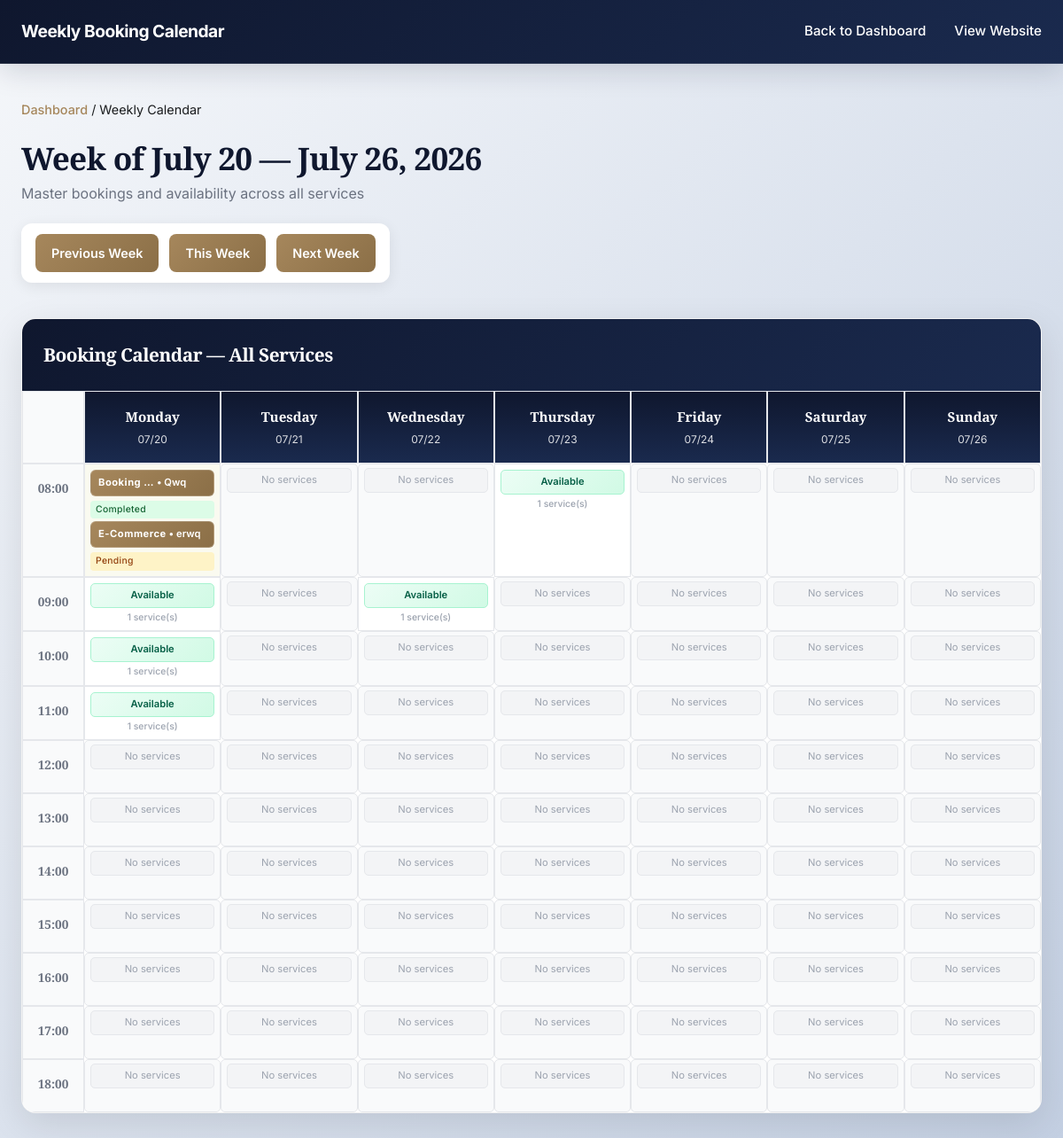
/booking/agenda/?date=2026-07-20 (signed in), run on an earlier commit of the app's database.
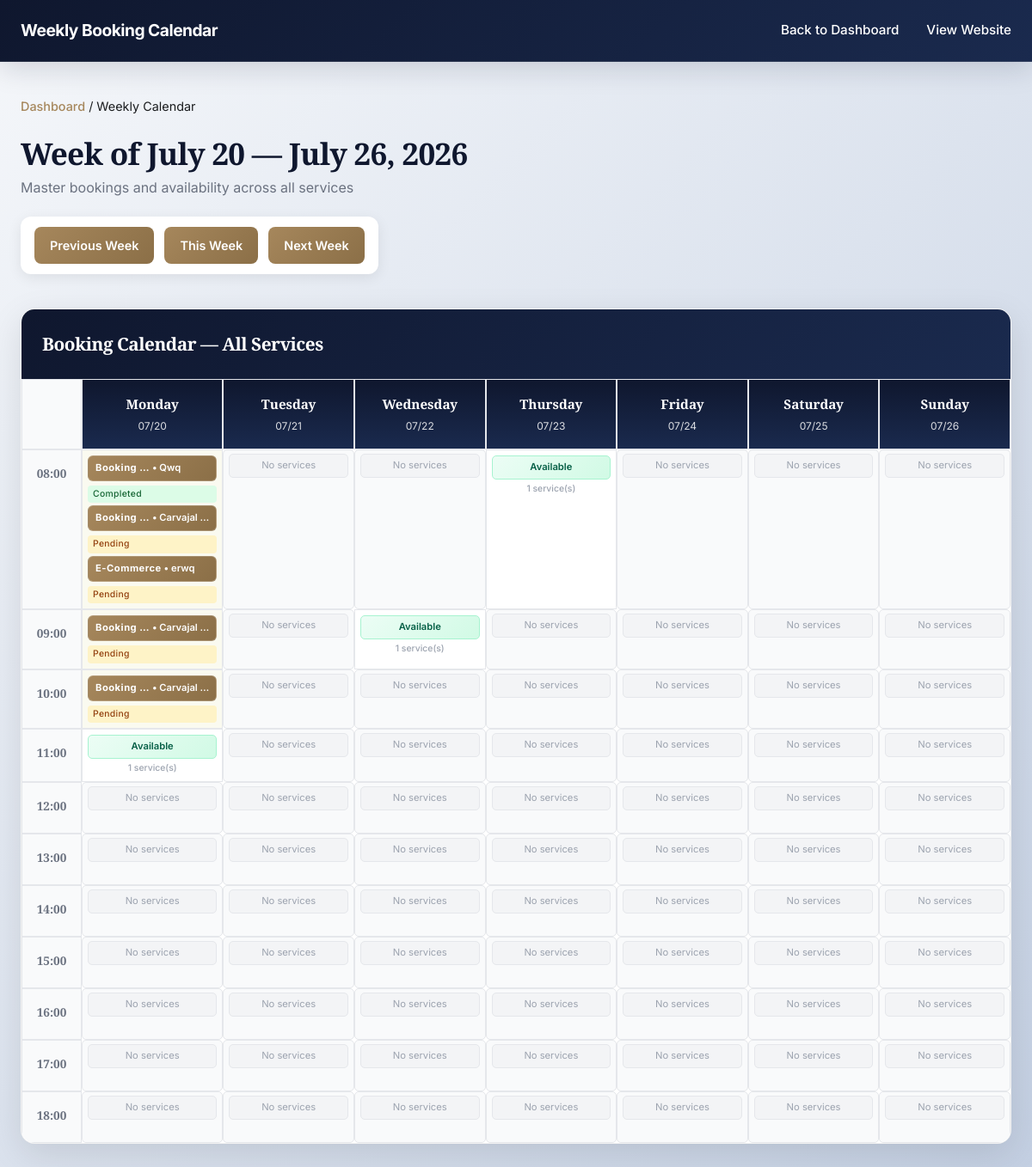
And on a later commit of the database.
### booking/models.py (models this page shows, shortened)
class Booking(models.Model):
    STATUS_CHOICES = [
        ("pending", "Pending"),
        ("confirmed", "Confirmed"),
        ("completed", "Completed"),
        ("cancelled", "Cancelled"),
    ]
    activity = models.ForeignKey(Activity, on_delete=models.SET_NULL, null=True)
    full_name = models.CharField(max_length=150)
    email = models.EmailField()
    phone = models.CharField(max_length=20, blank=True)
    booking_date = models.DateField()
    booking_time = models.TimeField()
    budget = models.CharField(max_length=100, blank=True)
    timeline = models.CharField(max_length=100, blank=True)
    project_details = models.TextField()
    status = models.CharField(max_length=20, choices=STATUS_CHOICES, default="pending")
    terms_accepted = models.BooleanField(default=False)
    created_at = models.DateTimeField(auto_now_add=True)
    updated_at = models.DateTimeField(auto_now=True)
    class Meta:
        ordering = ["-created_at"]
        indexes = [
            models.Index(fields=["email", "booking_date"]),
            models.Index(fields=["status"]),
        ]

class Activity(models.Model):
    name = models.CharField(max_length=100, unique=True)
    description = models.TextField(blank=True)
    duration_minutes = models.IntegerField(default=30)
    is_active = models.BooleanField(default=True)
    created_at = models.DateTimeField(auto_now_add=True)
    class Meta:
        verbose_name_plural = "Activities"
        ordering = ["name"]

### booking/views.py (the view)
# urls.py: path("agenda/", views.booking_agenda, name="agenda"),
@login_required(login_url="admin:login")
@user_passes_test(is_admin, login_url="admin:login")
@login_required(login_url="admin:login")
@login_required(login_url="admin:login")
@user_passes_test(is_admin, login_url="admin:login")
def booking_agenda(request):
    template_name = "booking/agenda.html"
    date_str = request.GET.get("date")
    if date_str:
        try:
            selected_date = datetime.strptime(date_str, "%Y-%m-%d").date()
        except ValueError:
            selected_date = timezone.now().date()
    else:
        selected_date = timezone.now().date()
    days_since_monday = selected_date.weekday()
    week_start = selected_date - timedelta(days=days_since_monday)
    week_end = week_start + timedelta(days=6)
    calendar_grid = []
    for day_offset in range(7):
        current_date = week_start + timedelta(days=day_offset)
        day_of_week = day_offset
        day_data = {
            "date": current_date,
            "date_str": current_date.strftime("%m/%d"),
            "day_name": ["Monday", "Tuesday", "Wednesday", "Thursday", "Friday", "Saturday", "Sunday"][day_offset],
            "hours": []
        }
        all_day_slots = AvailabilitySlot.objects.filter(
            day_of_week=day_of_week,
            is_active=True
        ).select_related("activity").order_by("start_time")
        for hour in range(8, 19):
            time_str = f"{hour:02d}:00"
            hour_data = {
                "hour": hour,
                "time": time_str,
                "bookings": [],
                "activities": [],  # Activities available in this slot
                "total_capacity": 0,
                "is_available": False
            }
            hour_slots = all_day_slots.filter(
                start_time__hour=hour
            )
            for slot in hour_slots:
                hour_data["activities"].append({
                    "id": slot.activity.id,
                    "name": slot.activity.name,
                    "capacity": slot.max_bookings_per_slot,
                })
                hour_data["total_capacity"] += slot.max_bookings_per_slot
                hour_data["is_available"] = True
                bookings = Booking.objects.filter(
                    activity=slot.activity,
                    booking_date=current_date,
                    booking_time=slot.start_time,
                ).order_by("created_at")
                for booking in bookings:
                    hour_data["bookings"].append({
                        "id": booking.id,
                        "name": booking.full_name,
                        "email": booking.email,
                        "phone": booking.phone,
                        "details": booking.project_details,
                        "status": booking.status,
                        "status_display": booking.get_status_display(),
                        "activity": slot.activity.name,
                    })
            day_data["hours"].append(hour_data)
        calendar_grid.append(day_data)
    prev_week = week_start - timedelta(days=7)
    next_week = week_start + timedelta(days=7)
    context = {
        "week_start": week_start,
        "week_end": week_end,
        "selected_date": selected_date,
        "calendar_grid": calendar_grid,
        "prev_week": prev_week,
        "next_week": next_week,
        "hours": range(8, 19),
        "days": ["Monday", "Tuesday", "Wednesday", "Thursday", "Friday", "Saturday", "Sunday"],
    }
    return render(request, template_name, context)

### booking/views.py (called while the page is built)
def is_admin(user):
    return user.is_staff or user.is_superuser

### templates/booking/agenda.html (shortened to what this page needs)
{% load static %}
<!doctype html>
<html lang="en">
<head>
  <link rel="stylesheet" href="{% static 'css/services.css' %}">
</head>
<body>
  <header class="admin-header">
    <div class="nav">
      <strong>Weekly Booking Calendar</strong>
      <div class="admin-nav">
        <a href="{% url 'booking:management' %}">Back to Dashboard</a>
        <a href="{% url 'services:welcome' %}">View Website</a>
      </div>
    </div>
  </header>
  <div class="agenda-container">
    <div class="breadcrumb">
      <a href="{% url 'booking:management' %}">Dashboard</a> / Weekly Calendar
    </div>
    <div class="agenda-header">
      <div>
        <h1>Week of {{ week_start|date:"F d" }} — {{ week_end|date:"F d, Y" }}</h1>
        <p>Master bookings and availability across all services</p>
      </div>
      <div class="week-nav">
        <a href="?date={{ prev_week|date:'Y-m-d' }}">Previous Week</a>
        <a href="?date=">This Week</a>
        <a href="?date={{ next_week|date:'Y-m-d' }}">Next Week</a>
      </div>
    </div>
    <div class="activity-calendar">
      <div class="activity-title">
        <h3>Booking Calendar — All Services</h3>
      </div>
      <div class="calendar-wrapper">
        <div class="calendar-grid">
          <div class="time-cell"></div>
          {% for day_data in calendar_grid %}
            <div class="day-header">
              {{ day_data.day_name }}
              <span class="day-date">{{ day_data.date_str }}</span>
            </div>
          {% endfor %}
          {% for hour in hours %}
            <div class="time-cell">{{ hour|stringformat:"02d" }}:00</div>
            {% for day_data in calendar_grid %}
              {% for hour_slot in day_data.hours %}
                {% if hour_slot.hour == hour %}
                  <div class="time-slot {% if hour_slot.bookings %}has-bookings{% endif %} {% if not hour_slot.is_available %}no-availability{% endif %}" {% if hour_slot.bookings %}onclick="openFirstBookingModal(event, {{ hour_slot.bookings|first }})"{% endif %}>
                    <div class="slot-content">
                      {% if hour_slot.bookings %}
                        {% for booking in hour_slot.bookings %}
                          <div class="booking-badge" title="{{ booking.activity }}: {{ booking.name }} - {{ booking.email }}" onclick="openBookingModal(event, {{ booking.id }}, '{{ booking.name|escapejs }}', '{{ booking.email|escapejs }}', '{{ booking.phone|escapejs }}', '{{ booking.details|escapejs }}', '{{ booking.status }}', '{{ booking.activity|escapejs }}')">
                            <span class="service-name">{{ booking.activity|truncatewords:1 }}</span> • {{ booking.name|truncatewords:1 }}
                          </div>
                          <span class="booking-status status-{{ booking.status }}">{{ booking.status_display }}</span>
                        {% endfor %}
                      {% elif hour_slot.is_available %}
                        <div class="available-slot">Available</div>
                        <span class="slot-capacity">{{ hour_slot.activities|length }} service(s)</span>
                      {% else %}
                        <div class="no-availability">No services</div>
                      {% endif %}
                    </div>
                  </div>
                {% endif %}
              {% endfor %}
            {% endfor %}
          {% endfor %}
        </div>
      </div>
    </div>
  </div>
</body>
</html>

What changed in the data, as far as the page shows it:
no longer on one of the page's lists (row unchanged): Booking: activity "Booking …", name "Qwq", status_display "Completed"
no longer on one of the page's lists (row unchanged): Booking: activity "E-Commerce", name "erwq", status_display "Pending"
now on this page (row unchanged): Activity: activity "Booking …" "Booking …" "Booking …" "Booking …"
added Booking: name "Carvajal …"
now on this page (row unchanged): Activity: activity "E-Commerce"
added Booking: name "Carvajal …"
added Booking: name "Carvajal …"
Also different on the page:
new list line: "• Completed • Pending • Pending"
new list line: "Qwq"
new list line: "erwq"
list line gone: "Available 1 service(s)"
new list line: "• Pending"
